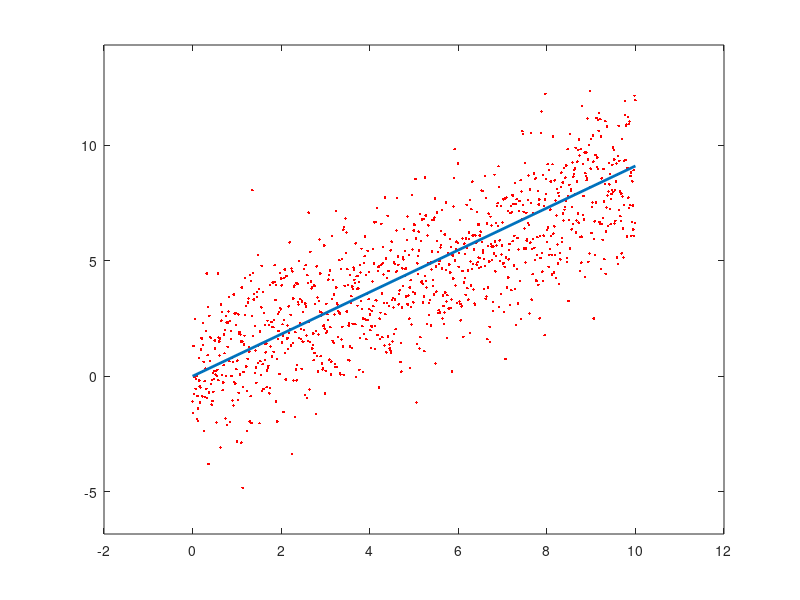

This chart was generated by the following MATLAB code:
clear all;
clc;

%% PARAMETEREK
N=1000;      %pontok szama
maxslope=10; %maximalis meredekseg
sn=2;        %additiv Gauss-zaj szorasa

%% PONTOK GENERALASA
x=linspace(0,10,N);
m=maxslope*rand()
y=m*x+randn(1,N)*sn;
figure(1);
plot(x,y,'r.');
axis([min(x)-2 max(x)+2 min(y)-2 max(y)+2]);

%% AUTOKORRELACIOS MATRIX SZAMITASA
R=zeros(2,2);
for ii=1:N
    R=R+[x(ii) ; y(ii)]*[x(ii)  y(ii)]/N;
end

%% LEGNAGYOBB SAJATERTEKHEZ TARTOZO SAJATVEKTOR KERESESE
[v,l]=eig(R);
[~,I]=max(diag(l));
v1=v(:,I);
v1=v1/v1(1)*max(x);
figure(1);
hold on;
plot([0 v1(1)],[0 v1(2)],'LineWidth',2);
hold off;
m_est=v1(2)/v1(1)
